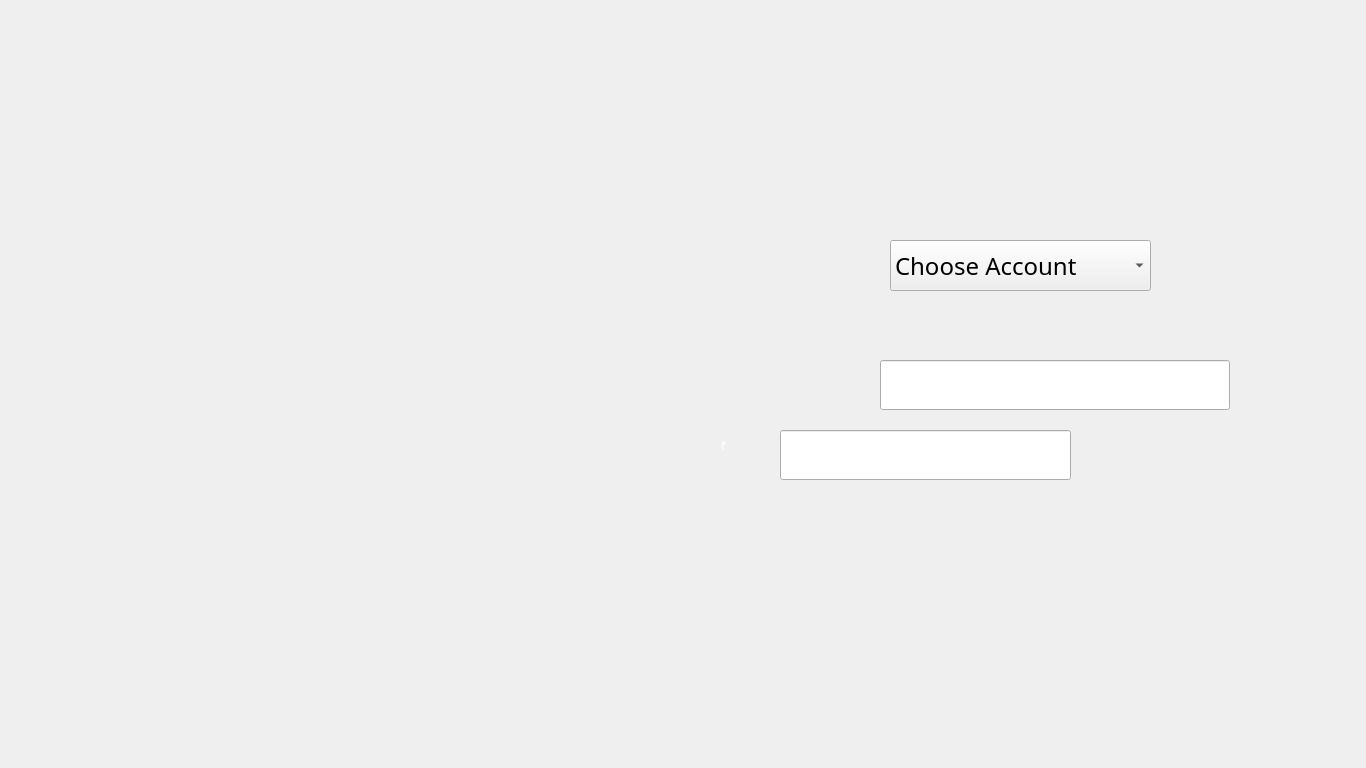
<?xml version="1.0" encoding="UTF-8"?>
<ui version="4.0">
 <class>FundsTransfer1</class>
 <widget class="QMainWindow" name="FundsTransfer1">
  <property name="geometry">
   <rect>
    <x>0</x>
    <y>0</y>
    <width>1366</width>
    <height>768</height>
   </rect>
  </property>
  <property name="windowTitle">
   <string>AJ Bank | Funds Transfer</string>
  </property>
  <property name="styleSheet">
   <string notr="true">background-image: url(:/background/FundsTransfer1.jpg);</string>
  </property>
  <widget class="QWidget" name="centralwidget">
   <widget class="QPushButton" name="ConfirmFundsTransferB">
    <property name="geometry">
     <rect>
      <x>549</x>
      <y>627</y>
      <width>332</width>
      <height>75</height>
     </rect>
    </property>
    <property name="cursor">
     <cursorShape>PointingHandCursor</cursorShape>
    </property>
    <property name="styleSheet">
     <string notr="true">background-image: url(:/button/buttons/Confirm.png);
background-position:center;
border-radius:100%;</string>
    </property>
    <property name="text">
     <string/>
    </property>
    <property name="default">
     <bool>true</bool>
    </property>
   </widget>
   <widget class="QLineEdit" name="FundsTransferPasswordT">
    <property name="geometry">
     <rect>
      <x>880</x>
      <y>360</y>
      <width>350</width>
      <height>50</height>
     </rect>
    </property>
    <property name="styleSheet">
     <string notr="true">background-image: url(:/button/buttons/White.png);font: 63 18pt &quot;Montserrat SemiBold&quot;;</string>
    </property>
    <property name="echoMode">
     <enum>QLineEdit::Password</enum>
    </property>
   </widget>
   <widget class="QLineEdit" name="FundsTransferAmountT">
    <property name="geometry">
     <rect>
      <x>780</x>
      <y>430</y>
      <width>291</width>
      <height>50</height>
     </rect>
    </property>
    <property name="styleSheet">
     <string notr="true">background-image: url(:/button/buttons/White.png);font: 63 18pt &quot;Montserrat SemiBold&quot;;</string>
    </property>
   </widget>
   <widget class="QLabel" name="Currency">
    <property name="geometry">
     <rect>
      <x>720</x>
      <y>420</y>
      <width>41</width>
      <height>51</height>
     </rect>
    </property>
    <property name="layoutDirection">
     <enum>Qt::LeftToRight</enum>
    </property>
    <property name="styleSheet">
     <string notr="true">background-image: url(:/button/buttons/Blue.png);
color: rgb(255, 255, 255);
font: 81 36pt &quot;Montserrat ExtraBold&quot;;</string>
    </property>
    <property name="text">
     <string>₹</string>
    </property>
   </widget>
   <widget class="QPushButton" name="BackButton">
    <property name="geometry">
     <rect>
      <x>0</x>
      <y>93</y>
      <width>150</width>
      <height>581</height>
     </rect>
    </property>
    <property name="cursor">
     <cursorShape>PointingHandCursor</cursorShape>
    </property>
    <property name="autoFillBackground">
     <bool>false</bool>
    </property>
    <property name="styleSheet">
     <string notr="true">background-image: url(:/button/buttons/Back.png);
border: 0px;</string>
    </property>
    <property name="text">
     <string/>
    </property>
    <property name="default">
     <bool>false</bool>
    </property>
    <property name="flat">
     <bool>false</bool>
    </property>
   </widget>
   <widget class="QPushButton" name="LogoutButton">
    <property name="geometry">
     <rect>
      <x>949</x>
      <y>384</y>
      <width>421</width>
      <height>384</height>
     </rect>
    </property>
    <property name="cursor">
     <cursorShape>PointingHandCursor</cursorShape>
    </property>
    <property name="styleSheet">
     <string notr="true">background-image: url(:/button/buttons/Logout.png);
border: 0px;</string>
    </property>
    <property name="text">
     <string/>
    </property>
   </widget>
   <widget class="QPushButton" name="SuggestButton">
    <property name="geometry">
     <rect>
      <x>949</x>
      <y>0</y>
      <width>421</width>
      <height>384</height>
     </rect>
    </property>
    <property name="cursor">
     <cursorShape>PointingHandCursor</cursorShape>
    </property>
    <property name="styleSheet">
     <string notr="true">background-image: url(:/button/buttons/Suggest.png);
border: 0px;</string>
    </property>
    <property name="text">
     <string/>
    </property>
    <property name="flat">
     <bool>true</bool>
    </property>
   </widget>
   <widget class="QLabel" name="ErrorMessage">
    <property name="geometry">
     <rect>
      <x>250</x>
      <y>530</y>
      <width>841</width>
      <height>41</height>
     </rect>
    </property>
    <property name="font">
     <font>
      <family>Montserrat</family>
      <pointsize>24</pointsize>
      <weight>75</weight>
      <bold>true</bold>
     </font>
    </property>
    <property name="styleSheet">
     <string notr="true">background-image: url(:/button/buttons/Blue.png);
color: rgb(255, 255, 255);
color: rgb(255, 0, 0);</string>
    </property>
    <property name="text">
     <string/>
    </property>
   </widget>
   <widget class="QLabel" name="AccountNo">
    <property name="geometry">
     <rect>
      <x>860</x>
      <y>70</y>
      <width>231</width>
      <height>31</height>
     </rect>
    </property>
    <property name="styleSheet">
     <string notr="true">background-image: url(:/button/buttons/Blue.png);
font: 25 11pt &quot;Montserrat Thin&quot;;
color: rgb(6, 53, 122);</string>
    </property>
    <property name="text">
     <string/>
    </property>
   </widget>
   <widget class="QComboBox" name="FundsTransferAccount">
    <property name="geometry">
     <rect>
      <x>890</x>
      <y>240</y>
      <width>261</width>
      <height>51</height>
     </rect>
    </property>
    <property name="font">
     <font>
      <family>Montserrat SemiBold</family>
      <pointsize>18</pointsize>
      <weight>7</weight>
      <italic>false</italic>
      <bold>false</bold>
     </font>
    </property>
    <property name="styleSheet">
     <string notr="true">background-image: url(:/button/buttons/White.png);
border-color: rgb(255, 255, 255);
font: 63 18pt &quot;Montserrat SemiBold&quot;;</string>
    </property>
    <property name="currentText">
     <string extracomment="Choose Account">Choose Account</string>
    </property>
    <item>
     <property name="text">
      <string>Choose Account</string>
     </property>
    </item>
   </widget>
  </widget>
 </widget>
 <resources/>
 <connections/>
</ui>
